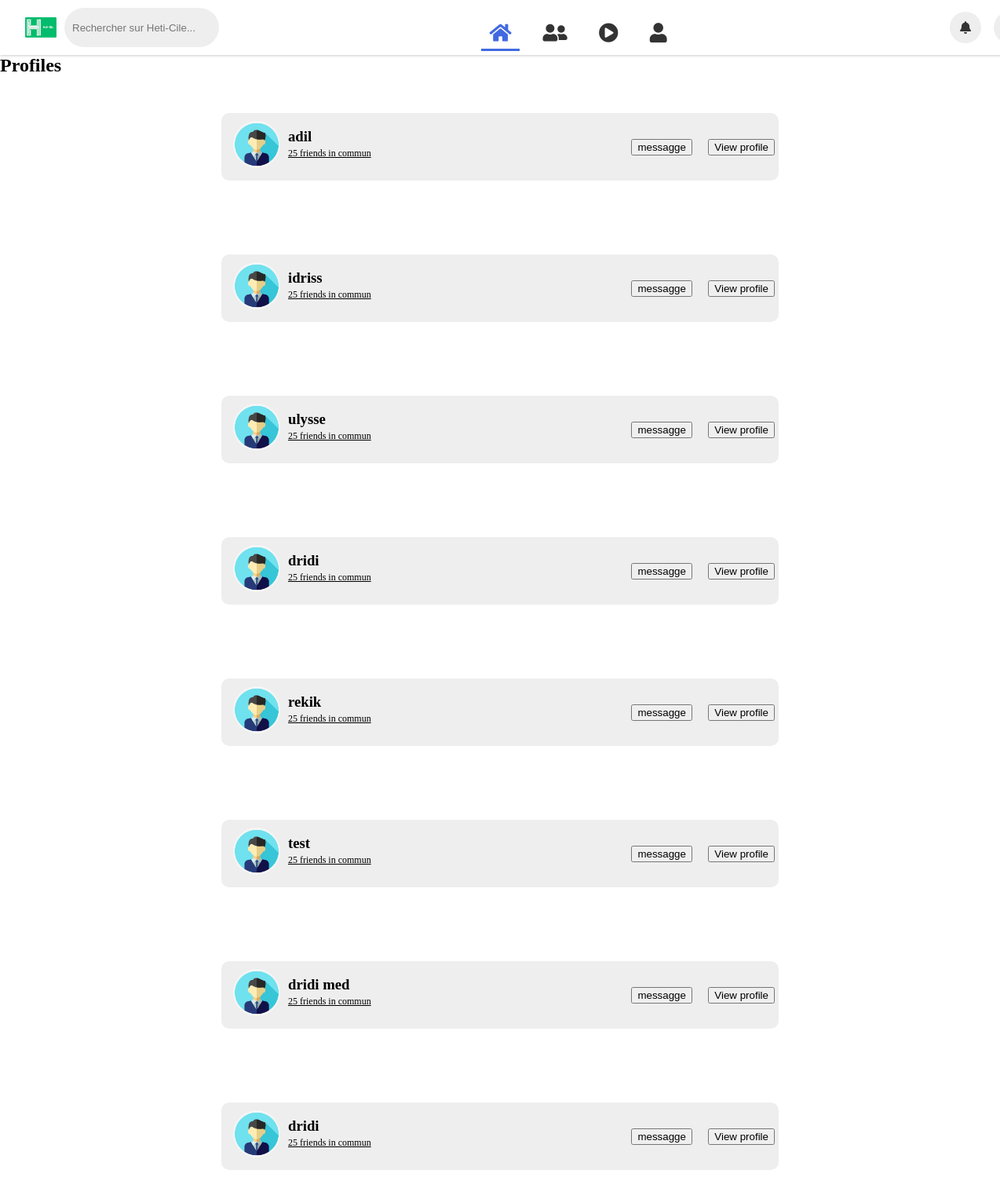
Screenshot of /friendlist/friend.php with the database file from the repository.
### tables this page shows
CREATE TABLE `user_profile` (
  `user_id` int(11) NOT NULL,
  `name` varchar(30) NOT NULL,
  `email` varchar(40) NOT NULL,
  `password` varchar(20) NOT NULL,
  `phone` varchar(20) DEFAULT NULL,
  `image` longtext
);

### friendlist/friend.php (the view, shortened to what this page needs)
<?php
$connection = new mysqli("localhost", "root", "root", "user_info");
$data = $connection->query(" SELECT * FROM user_profile ");
$retval =  mysqli_fetch_all($data);
 ?>
<!DOCTYPE html>
<html lang="en">
<head>
    <link rel="stylesheet" href="https://cdnjs.cloudflare.com/ajax/libs/font-awesome/5.15.4/css/all.min.css"
 />
    <link rel="stylesheet" href="page_recherche.css">
</head>
<body>
    <nav>
        <div class="nav-left">
            <img src="./images/Logo_officiel.png" alt="Logo">
            <input type="text" placeholder="Rechercher sur Heti-Cile...">
        </div>
        <div class="nav-middle">
            <a href="http://localhost/mur/mur.php" class="active">
                <i class="fa fa-home"></i>
            </a>
                <a href="http://localhost/send_request/friend.php" >
                        <i class="fa fa-user-friends"></i>
                    </a>
                <a href="http://localhost/friendlist/friend.php" >
                    <i class="fa fa-play-circle"></i>
                </a>
                <a href="http://localhost/friend_requests/friend.php" >
                    <i class="fa fa-user"></i>
                </a>
            </div>
        <div class="nav-right">
            <a href="http://localhost/login/logout.php">
                <i class="fa fa-bell"></i>
            </a>
            <a href="http://localhost/setting/setting.php">
            </a>
        </div>
    </nav>
    <h2 style="margin: 0 0 0 0;">Profiles</h2>
    <?php foreach ($retval as $value){ ?>
    <div class="container">
        <div class="search-container">
            <div class="search-top">
                <div class="profile-informations">
                    <div class="index">
                        <div class="informations">
                            <img src="images/prof.png" alt="">
                            <div>
                                <h3><?= $value["1"]; ?></h3>
                                <p class="commun-friends">25 friends in commun</p>
                            </div>
                        </div>
                        <div class="wcyd">
                            <span><input type="button" value="messagge" class="add" name="<?= $value["0"]; ?>"></span>
                            <i class="fa-user-plus"></i>
                            <span><input type="button" value="View profile" class="view" name="<?= $value["0"]; ?>"></span>
                        </div>
                    </div>
                </div>
            </div>
        </div>
    </div>
    <?php }; ?>
</body>
</html>

### friendlist/page_recherche.css (style rules this page uses)
nav .nav-middle a { text-decoration: none; color:#333; padding:10px; margin:0px 10px; }
nav .nav-middle a.active { color:royalblue; position:relative; }
nav .nav-middle a.active::after { content:''; width:100%; height:3px; position:absolute; bottom:0; left:0; background:royalblue; }
nav .nav-middle a > i { font-size: 25px; }
nav .nav-right a { text-decoration: none; color: #333; height: 40px; width: 40px; border-radius: 50%; background: #eee; display: grid; place-items: center; margin-left: 1em; }
nav .nav-left, nav .nav-right { display:flex; align-items: center; }
nav .nav-left > img { width:40px; }
nav .nav-left > input { height:40px; padding:5px 10px; border:none; border-radius: 25px; outline:none; background-color: #eee; margin-left: 10px; }
body { margin: 0 0; justify-content: center; align-items: center; }
nav .nav-middle { display:flex; align-items:flex-end; padding-bottom: 5px; }
nav { height:70px; width:100%; padding: 0 2rem; display:flex; justify-content: space-between; background-color: #fff; box-shadow: 0px 1px 3px #ccc; position:sticky; top:0; z-index:99; }
.container .search-container { align-items: center; width: 700px; background-color: #eee; border-radius: 10px; }
.search-container .profile-informations img { width: 60px; height: 60px; border-radius: 50%; transform: translateY(10px); margin-right: 10px; }
.container { display: grid; justify-content: center; align-items: center; height: 180px; }
.search-container .search-top .profile-informations .index .informations .commun-friends { transform: translateY(-15px); font-size: 12px; text-decoration: underline; }
.search-container .search-top .profile-informations .index .informations p { margin-top: 10px; }
.search-container .search-top .profile-informations .index .informations { margin: 0 10px; }
.search-container .search-top .profile-informations .index .informations { display: flex; justify-content: space-between; }
.container .search-container { padding: 0 5px; max-height: fit-content; }
.search-container .search-top .profile-informations .index { display: flex; justify-content: space-between; }
.search-container .search-top .profile-informations .index { align-items: center; }

### rows the page displays
user_profile: name "adil"
user_profile: name "idriss"
user_profile: name "ulysse"
user_profile: name "dridi"
user_profile: name "rekik"
user_profile: name "test"
user_profile: name "dridi med"
user_profile: name "dridi"
